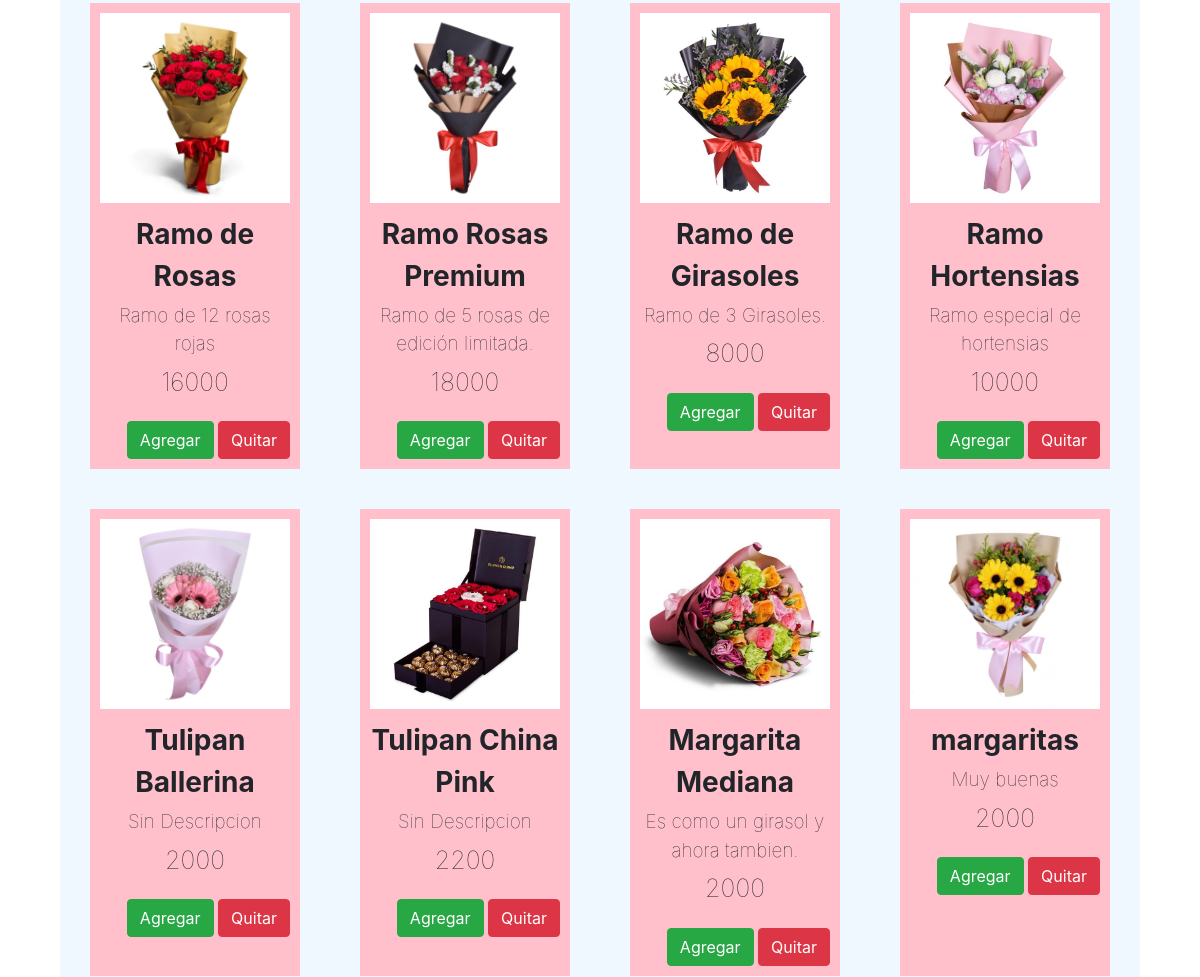
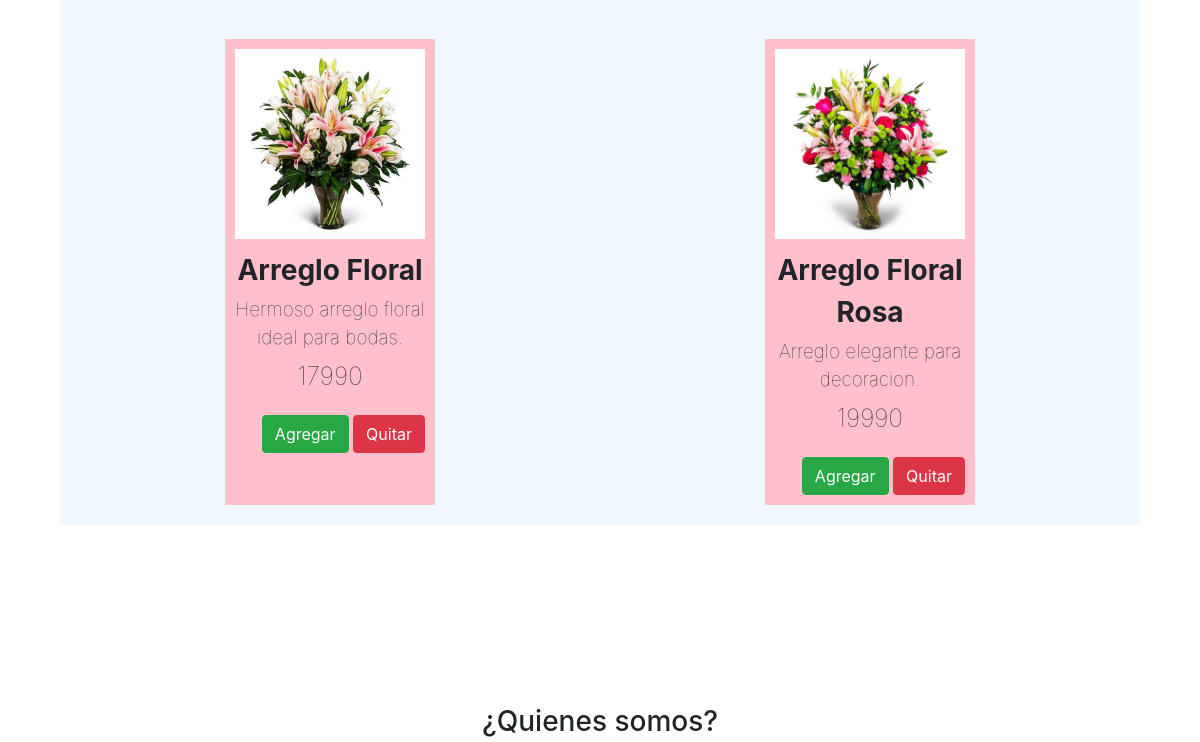
The app's page / (middle part), older data (2 pictures, top to bottom).
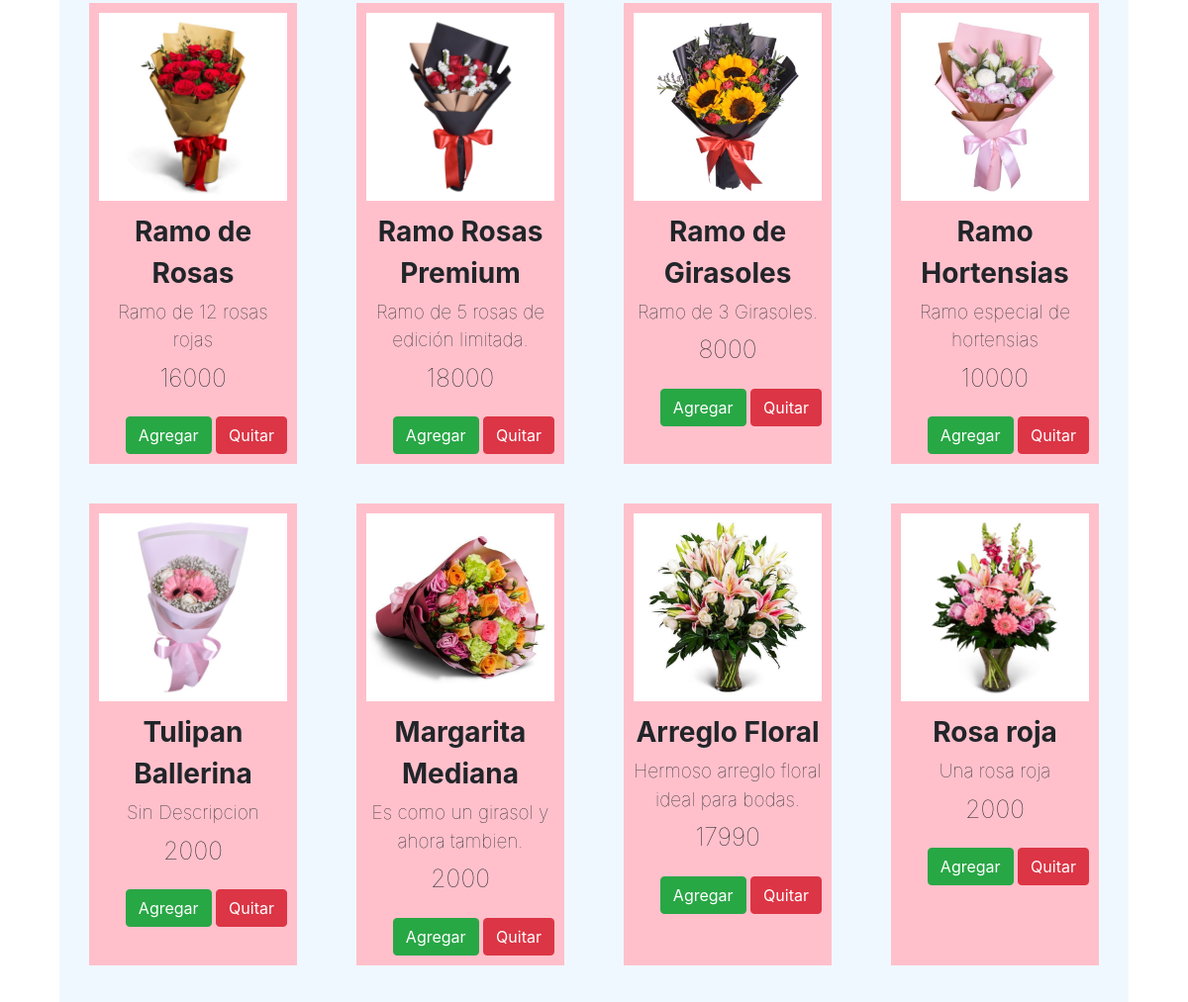
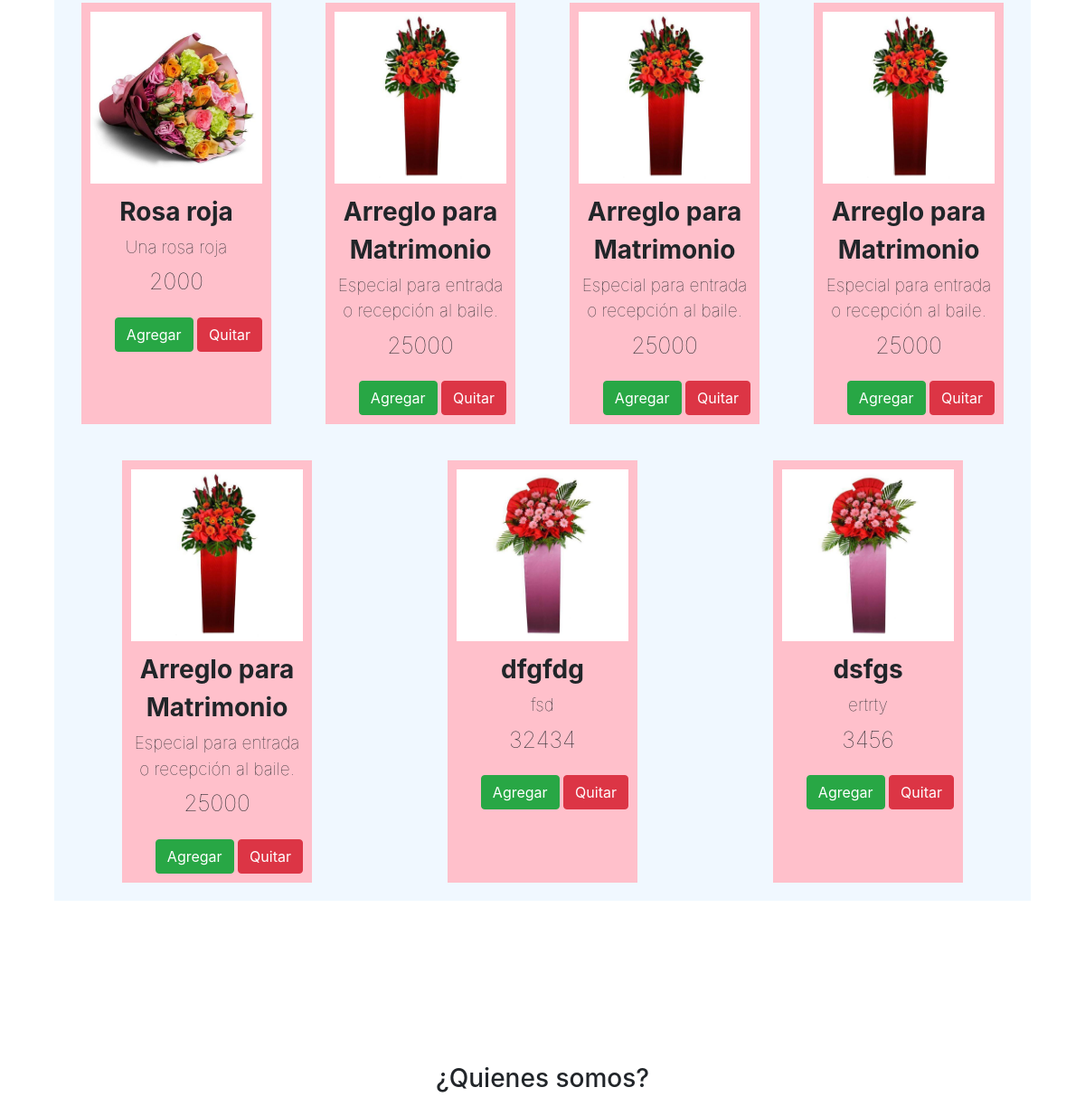
The same page, newer data (2 pictures, top to bottom).
### core/models.py (models this page shows, shortened)
class Flor(models.Model):
    imagen = models.ImageField()
    nombre = models.CharField(max_length=80)
    valor = models.IntegerField()
    descripcion = models.TextField()
    estado = models.BooleanField()
    stock = models.IntegerField(default=0)

### core/views.py (the view)
# urls.py: 2. Add a URL to urlpatterns:  path('', views.home, name='home')
def home(request):
    data = {
        'flores':Flor.objects.all()
    }
    template_name = 'core/home.html'
    return render(request, 'core/home.html', data)

### core/Templates/core/home.html (shortened to what this page needs)
<!DOCTYPE html>
<html lang="es">
{% load pwa %} {% progressive_web_app_meta %} {% load static %}
<head>
    <link rel="stylesheet" href="{% static 'core/css/estilos.css' %}">
    <link rel="stylesheet" href="https://stackpath.bootstrapcdn.com/bootstrap/4.4.1/css/bootstrap.min.css">
</head>
<body>
    <main>
        <section id="productos">
            <div class="contenedor">
                <div class="contenedor-productos">
                    {% for f in flores %}
                    <div class="producto">
                        <img src="{{ f.imagen.url }}">
                        <ul>
                            <li>{{ f.nombre }}</li>
                            <li>{{ f.descripcion }}</li>
                            <li>{{ f.valor }}</li>
                        </ul>
                        <div class="botones-compra">
                            <a href="carrito/{{ f.id }}" class="btn btn-success">Agregar</a>
                            <a href="remover/{{ f.id }}" class="btn btn-danger">Quitar</a>
                        </div>
                    </div>
                    {% endfor %}
                </div>
            </div>
        </section>
        <section id="quienes-somos">
            <div class="contenedor">
                <h3>¿Quienes somos?</h3>
            </div>
        </section>
    </main>
</body>
</html>

### core/static/core/css/estilos.css (style rules this page uses)
body { margin: 0; font-family: 'Roboto', sans-serif; }
h3 { text-align: center; font-size: 55px; font-weight: normal; }
.contenedor { max-width: 1280px; width: 90%; margin: auto; }
a { text-decoration: none; }
.botones-compra { float: inline-end; }
.contenedor-productos { display: flex; justify-content: space-around; flex-wrap: wrap; background: aliceblue; }
.producto { background: pink; margin: 20px 10px 20px 10px; width: 210px; text-align: center; padding: 10px; }
.producto ul li, .item ul li { list-style: none; text-align: center; vertical-align: auto; }
.producto ul, .item ul { padding-left: 0%; margin-top: 0%; margin-bottom: 0%; }
#quienes-somos, #contacto, #ofertas, #ubicacion, #productos, #listado-flores, #modificar-flor, #nuevo-flor { padding: 90px 0; }
#productos ul li:first-child, #ofertas ul li:first-child { font-size: 28px; margin-top: 10px; font-weight: bolder; }
#productos ul li:nth-child(2), #ofertas ul li:nth-child(2) { font-weight: lighter; font-size: 19px; margin-top: 5px; margin-bottom: 5px; }
#productos ul li:nth-child(3), #ofertas ul li:nth-child(3) { font-weight: lighter; font-size: 25px; margin-top: 5px; margin-bottom: 20px; }
.producto img { width: 100%; }

Row changes from the older to the newer data that the page shows:
removed Flor: imagen (picture), nombre "Tulipan China Pink", descripcion "Sin Descripcion", valor "2200"
removed Flor: imagen (picture), nombre "margaritas", descripcion "Muy buenas", valor "2000"
changed Flor (number 8 of 15 on the later page): imagen: a different picture; nombre "Arreglo Floral Rosa" → "Rosa roja"; descripcion "Arreglo elegante para decoracion." → "Una rosa roja"; valor "19990" → "2000"
added Flor: imagen (picture), nombre "Rosa roja", descripcion "Una rosa roja", valor "2000"
added Flor: imagen (picture), nombre "Arreglo para Matrimonio", descripcion "Especial para entrada o recepción al baile.", valor "25000"
added Flor: imagen (picture), nombre "Arreglo para Matrimonio", descripcion "Especial para entrada o recepción al baile.", valor "25000"
added Flor: imagen (picture), nombre "Arreglo para Matrimonio", descripcion "Especial para entrada o recepción al baile.", valor "25000"
added Flor: imagen (picture), nombre "Arreglo para Matrimonio", descripcion "Especial para entrada o recepción al baile.", valor "25000"
added Flor: imagen (picture), nombre "dfgfdg", descripcion "fsd", valor "32434"
added Flor: imagen (picture), nombre "dsfgs", descripcion "ertrty", valor "3456"
